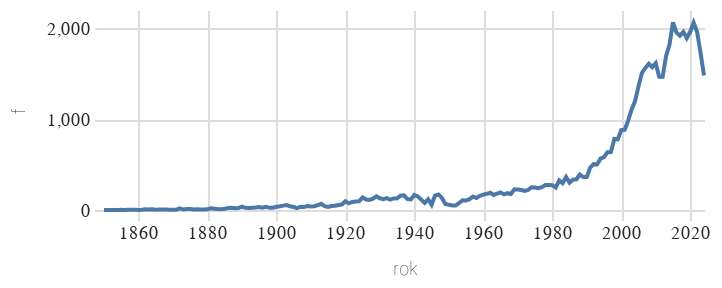

The cell this chart's notebook holds for it:
### Code cell
alt.Chart(
    alt_friendly(historicky_podil.filter(pl.col("rok") >= 1850)), width=300, height=100
).mark_line().encode(
    alt.X('rok:T'),
    alt.Y('f:Q')
).configure_view(stroke='transparent')

### Figure 1 — Vega-Lite specification as saved in the notebook (floating-point values rounded to 4 significant figures; data arrays with more than 128 entries replaced by an {"elided": "..."} marker saying what was removed)
{"config": {"title": {"font": "Noticia Text", "fontSize": 11.5, "anchor": "start", "lineHeight": 19, "fontWeight": "bolder", "subtitleFont": "Noticia Text", "subtitleFontSize": 10, "subtitleLineHeight": 15, "subtitlePadding": 10, "dy": -10, "color": "#292829", "subtitleColor": "#292829"}, "axis": {"labelFont": "Asap", "titleFont": "Asap", "fontWeight": "lighter", "titleFontWeight": "lighter", "labelFontSize": 9, "titleFontSize": 9, "labelPadding": 2, "titlePadding": 9, "domainOpacity": 0, "tickColor": "#DCDDD6", "labelColor": "#292829"}, "legend": {"labelFont": "Asap", "labelFontWeight": "normal", "titleFont": "Asap", "titleFontWeight": "normal", "labelFontSize": 9, "titleFontSize": 9, "labelColor": "#292829"}, "view": {"stroke": "transparent"}}, "data": {"name": "data-3deb65eef4b3209d6ec57abcf6c839fc"}, "mark": {"type": "line"}, "encoding": {"x": {"field": "rok", "type": "temporal"}, "y": {"field": "f", "type": "quantitative"}}, "height": 100, "width": 300, "$schema": "https://vega.github.io/schema/vega-lite/v5.8.0.json", "datasets": {"data-3deb65eef4b3209d6ec57abcf6c839fc": {"elided": "171 records"}}}
